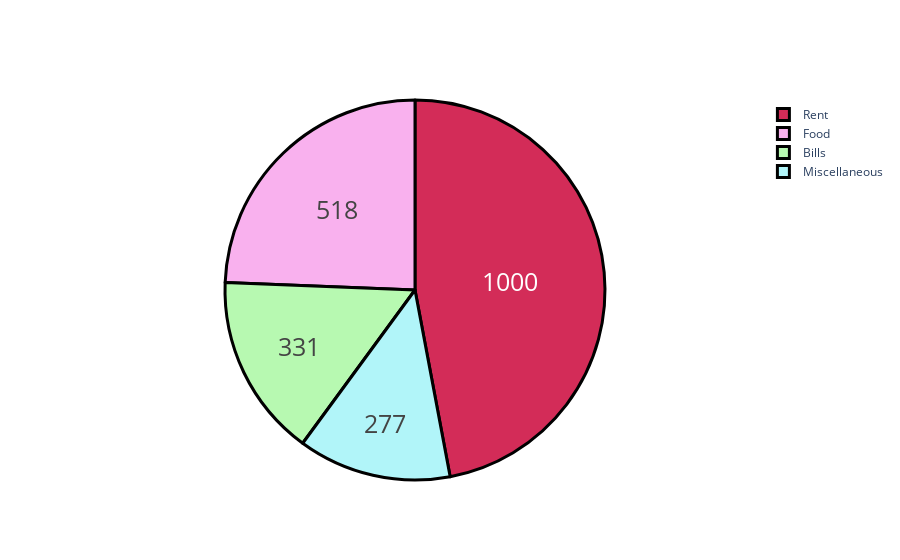

The cell this chart's notebook holds for it:
### Code cell
#Expenses

#breakdown each category 
groups = ['Rent','Food','Bills','Miscellaneous']
#create amount
amount = [1000,518,331,277]
#style
colors = ['#d32c58', '#f9b1ee', '#b7f9b1', '#b1f5f9']

trace = go.Pie(labels=groups, values=amount,
               hoverinfo='label+percent', textinfo='value', 
               textfont=dict(size=25),
               marker=dict(colors=colors, 
                           line=dict(color='#000000', width=3)))

#plot - 
iplot([trace])

### Figure 1 — Plotly figure (JSON) as saved in the notebook; plotly's stock layout.template omitted (floating-point values rounded to 4 significant figures)
{"data": [{"hoverinfo": "label+percent", "labels": ["Rent", "Food", "Bills", "Miscellaneous"], "marker": {"colors": ["#d32c58", "#f9b1ee", "#b7f9b1", "#b1f5f9"], "line": {"color": "#000000", "width": 3}}, "textfont": {"size": 25}, "textinfo": "value", "type": "pie", "values": [1000, 518, 331, 277]}], "layout": {"autosize": true}}
